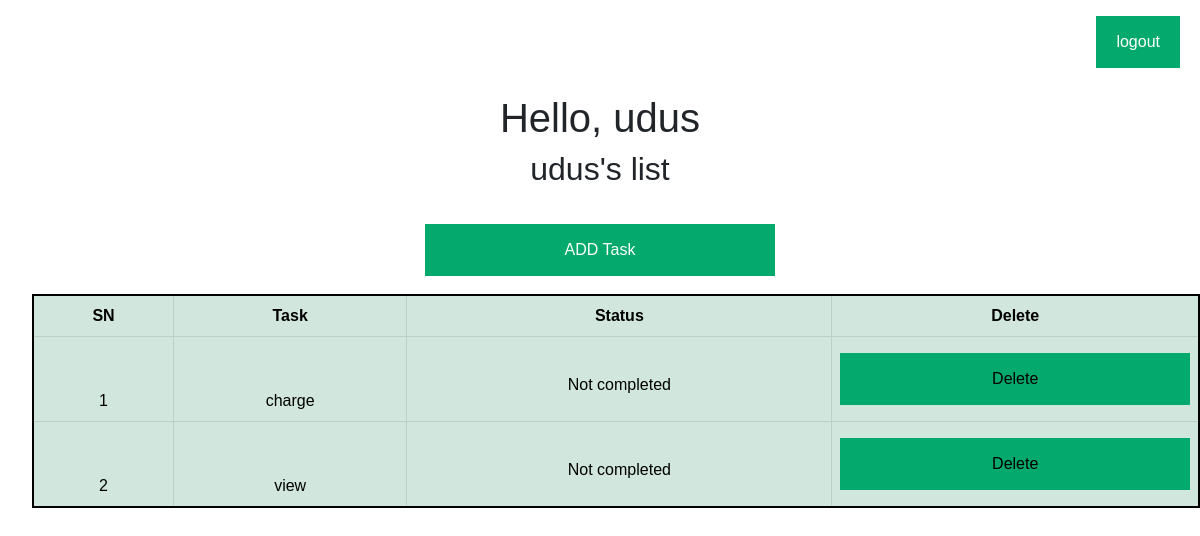
Before: /taskname (signed in) with the older database file.
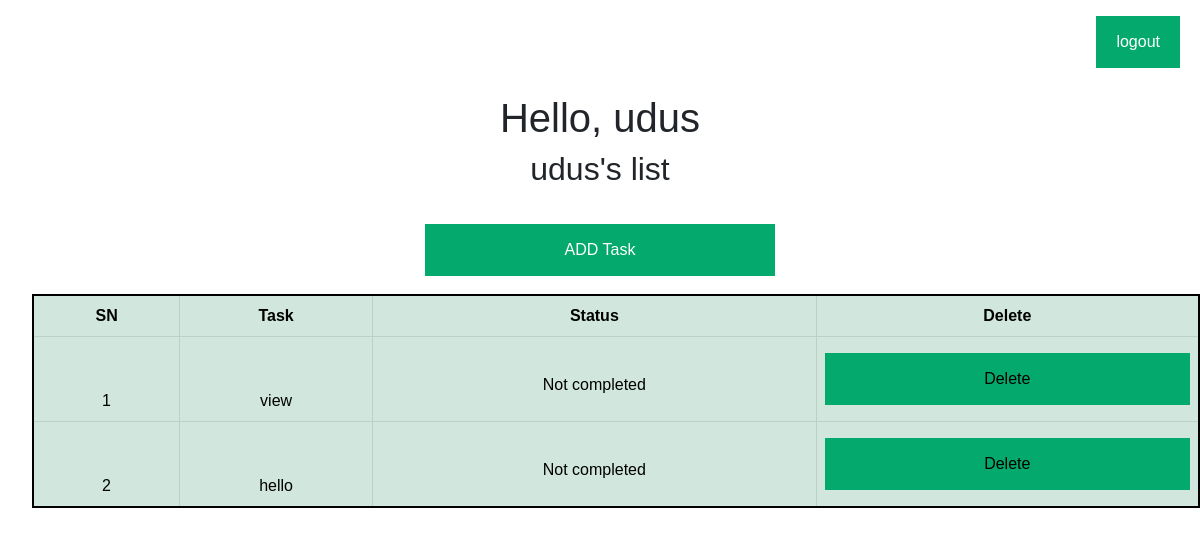
After: the same page with the newer database file.
### Base/models.py (models this page shows, shortened)
class Taskmodel(models.Model):
    task_name = models.CharField(max_length=200, unique=False)
    task_description = models.CharField(max_length=200)
    complete = models.BooleanField(default=False)
    user = models.ForeignKey(User, on_delete=models.CASCADE, default=1, null=True)
    class Meta:
        unique_together = ("user", "task_name")

### Base/views.py (the view)
# urls.py: path("taskname", login_required(views.taskname), name="taskname"),
@login_required
def taskname(request):
    if request.method == "POST":
        form = Taskform(request.POST)
        if form.is_valid():
            task = form.save(commit=False)
            task.user = request.user
            existing_task_name = Taskmodel.objects.filter(
                user=request.user, task_name=task.task_name
            )
            if existing_task_name.exists():
                messages.error(request, "Task already exists")
            else:
                task.save()
                if "complete" in form.cleaned_data:
                    task.complete = form.cleaned_data["complete"]
                    complete=task.save()
                messages.success(request, "Item has been added")
            return redirect("taskname")
        else:
            return redirect("taskname")
    else:
        form = Taskform
        task_name = Taskmodel.objects.filter(user=request.user.id)
        return render(
            request,
            "auth_system/taskname.html",
            {"form": form, "Task_name": task_name},
        )

### Base/templates/auth_system/taskname.html (shortened to what this page needs)
{% extends 'auth_system/base.html' %}
{% block content %}
<nav class="navbar navbar-expand-sm">
    <ul class="navbar-nav ml-auto">
        <li class="nav-item">
            <form action="{% url 'logout' %}" method="post">
                <button type="submit">logout</button>
            </form>
        </li>
    </ul>
</nav>
<div>
    <div class="center">
        {% if request.user.is_authenticated %}
        <h1>Hello, {{request.user.first_name}}</h1>
        <h2>{{request.user.first_name}}'s list</h2>
    </div>
    <div class="center">
        <form action="{% url 'taskcreate' %}" method="post">
            <button type="submit" style="width:50%">ADD Task</button>
        </form>
    </div>
    {% endif %}
    <ul>
        <form method="POST">
            {% if Task_name %}
            <table class="table table-bordered" id="example" style="text-align: center;">
                <thead class="table-success">
                    <tr>
                        <th>SN</th>
                        <th>Task</th>
                        <th>Status</th>
                        <th>Delete</th>
                    </tr>
                    {% for id in Task_name %}
                    <tr>
                        <td>{{ forloop.counter }}</td>
                        <td><a href="{% url 'taskdetail' id.id %}">{{id.task_name }}</a></td>
                        <td>
                            {% if id.complete %}
                            <p>completed</p>
                            {% else %}
                            <p>Not completed</p>
                            {% endif %}
                        </td>
                        <td>
                            <button class="btn-danger" style="color: #ddd;"><a
                                    href="{% url 'taskdelete' id.id request.user.id %}">Delete</a></button>
                        </td>
                    </tr>
                    {% endfor %}
            </table>
            {% else %}
            <p> There are no items to show. </p>
            {% endif %}
        </form>
        {% endblock content %}

Changed rows visible on the page:
removed Taskmodel: task_name "charge", complete "Not completed"
added Taskmodel: task_name "hello", complete "Not completed"
